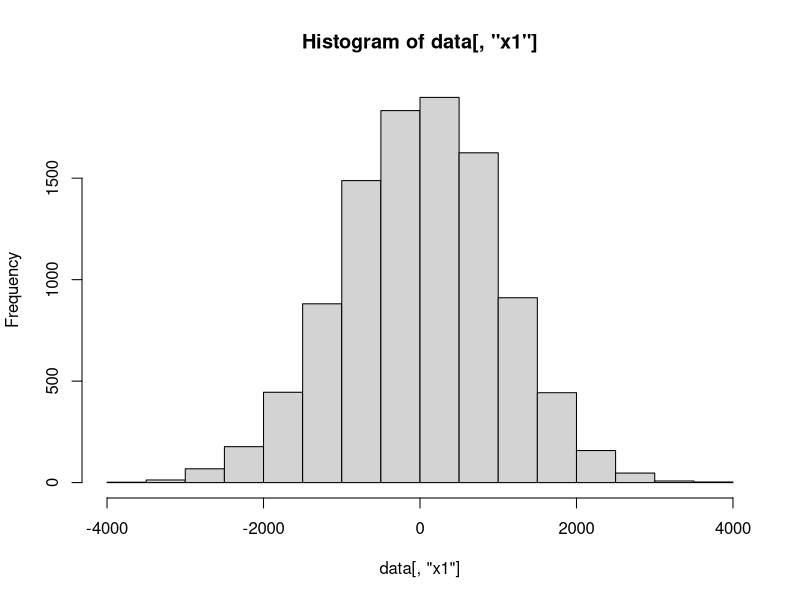
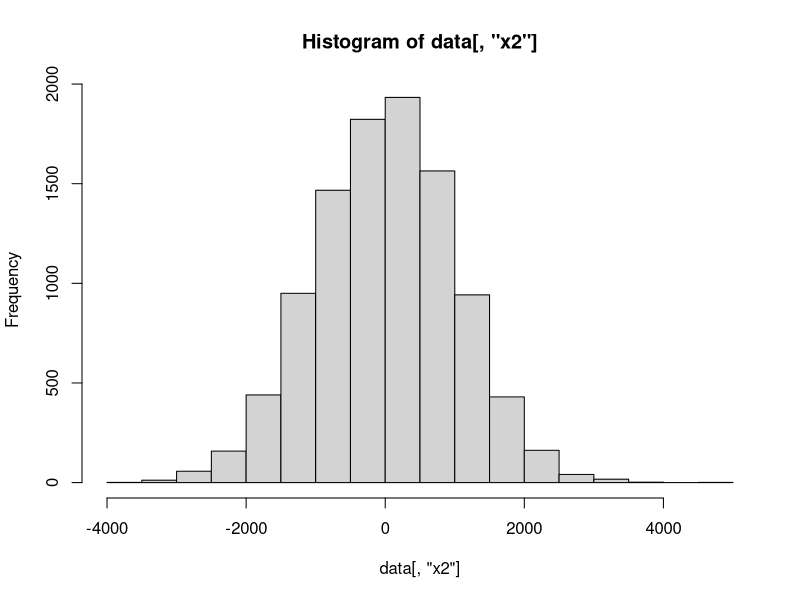

Recreate these plots in R, in order.

# HW3 - Part A - Exercise II ----------------------------------------------

# 2. Choose two suitable (prior) distributions for μ and σ 2 and write 
# the corresponding R code to simulate a sample of
# n = 10000 random vectors from the joint distribution by forward/ancestral sampling.

# Since we have no clue of what the distribution is, we need to choose two 
# noninformative priors. So, we choose two flat/uniform priors, hence Beta(1,1)

n <- 10000
data <- matrix(data = NA, nrow=n, ncol=7)
colnames(data) <- c('mu1', 'mu2', 'sigma2', 'x1', 'x2', 'y1', 'y2')

n.mu <- 0
n.sd <- 1000
g.shape <- 3
g.rate <- 1/6

for(i in 1:n){
  data[i, "mu1"] <- rnorm(1, n.mu, n.sd)
  data[i, "mu2"] <- rnorm(1, n.mu, n.sd)
  data[i, "sigma2"] <- rgamma(1, g.shape, g.rate)
  
  data[i, "x1"] <- rnorm(1, data[i, "mu1"], sqrt(data[i, "sigma2"]))
  data[i, "x2"] <- rnorm(1, data[i, "mu2"], sqrt(data[i, "sigma2"]))
  data[i, "y1"] <- rnorm(1, data[i, "mu1"], sqrt(data[i, "sigma2"]))
  data[i, "y2"] <- rnorm(1, data[i, "mu2"], sqrt(data[i, "sigma2"]))
}

# 3. Show a suitable plot with the empirical distribution of each component of the X vector. What theoretical distribution
# are you approximately describing?
hist(data[,"x1"])
hist(data[,"x2"])
